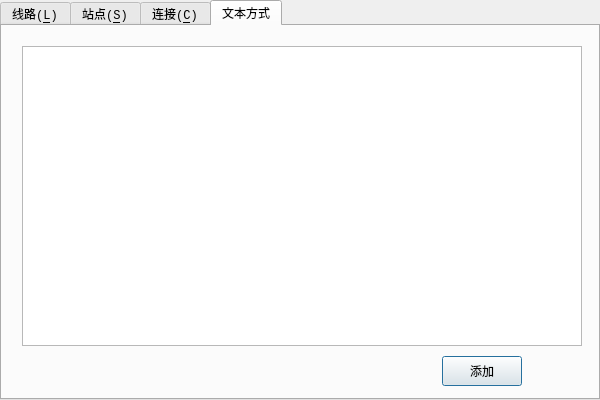
<?xml version="1.0" encoding="UTF-8"?>
<ui version="4.0">
 <class>ManageLines</class>
 <widget class="QDialog" name="ManageLines">
  <property name="enabled">
   <bool>true</bool>
  </property>
  <property name="geometry">
   <rect>
    <x>0</x>
    <y>0</y>
    <width>600</width>
    <height>400</height>
   </rect>
  </property>
  <property name="font">
   <font>
    <family>Consolas</family>
   </font>
  </property>
  <property name="windowTitle">
   <string>添加</string>
  </property>
  <property name="windowIcon">
   <iconset resource="resource.qrc">
    <normaloff>:/icon/icon/add.png</normaloff>:/icon/icon/add.png</iconset>
  </property>
  <widget class="QTabWidget" name="tabWidget">
   <property name="enabled">
    <bool>true</bool>
   </property>
   <property name="geometry">
    <rect>
     <x>0</x>
     <y>0</y>
     <width>600</width>
     <height>400</height>
    </rect>
   </property>
   <property name="tabPosition">
    <enum>QTabWidget::North</enum>
   </property>
   <property name="tabShape">
    <enum>QTabWidget::Rounded</enum>
   </property>
   <property name="currentIndex">
    <number>3</number>
   </property>
   <property name="elideMode">
    <enum>Qt::ElideNone</enum>
   </property>
   <widget class="QWidget" name="tabAddLine">
    <property name="font">
     <font>
      <family>Consolas</family>
     </font>
    </property>
    <attribute name="icon">
     <iconset resource="resource.qrc">
      <normaloff>:/icon/icon/subway.png</normaloff>:/icon/icon/subway.png</iconset>
    </attribute>
    <attribute name="title">
     <string>线路(&amp;L)</string>
    </attribute>
    <widget class="QLabel" name="label">
     <property name="geometry">
      <rect>
       <x>20</x>
       <y>20</y>
       <width>560</width>
       <height>160</height>
      </rect>
     </property>
     <property name="font">
      <font>
       <family>Consolas</family>
      </font>
     </property>
     <property name="text">
      <string>&lt;html&gt;&lt;head/&gt;&lt;body&gt;&lt;p&gt;&lt;span style=&quot; font-weight:600;&quot;&gt;提示：&lt;/span&gt;新增线路方法&lt;/p&gt;&lt;p&gt;1.先添加新线路信息；&lt;/p&gt;&lt;p&gt;2.然后在工具【站点】中添加线路站点；&lt;/p&gt;&lt;p&gt;3.最后在工具【连接】中确定站点连接关系；&lt;/p&gt;&lt;p&gt;4.也可以用文本方式简单快捷添加，格式需规范。&lt;/p&gt;&lt;/body&gt;&lt;/html&gt;</string>
     </property>
    </widget>
    <widget class="QLabel" name="label_3">
     <property name="geometry">
      <rect>
       <x>20</x>
       <y>200</y>
       <width>80</width>
       <height>20</height>
      </rect>
     </property>
     <property name="text">
      <string>线路名称(&amp;N)：</string>
     </property>
     <property name="buddy">
      <cstring>lineEditLineName</cstring>
     </property>
    </widget>
    <widget class="QLineEdit" name="lineEditLineName">
     <property name="geometry">
      <rect>
       <x>120</x>
       <y>200</y>
       <width>80</width>
       <height>20</height>
      </rect>
     </property>
     <property name="placeholderText">
      <string>请输入线路名</string>
     </property>
    </widget>
    <widget class="QPushButton" name="pushButtonAddLine">
     <property name="geometry">
      <rect>
       <x>440</x>
       <y>320</y>
       <width>80</width>
       <height>30</height>
      </rect>
     </property>
     <property name="minimumSize">
      <size>
       <width>0</width>
       <height>0</height>
      </size>
     </property>
     <property name="font">
      <font>
       <family>Consolas</family>
      </font>
     </property>
     <property name="text">
      <string>添加线路</string>
     </property>
     <property name="default">
      <bool>true</bool>
     </property>
    </widget>
    <widget class="QLabel" name="label_8">
     <property name="geometry">
      <rect>
       <x>20</x>
       <y>240</y>
       <width>80</width>
       <height>20</height>
      </rect>
     </property>
     <property name="text">
      <string>线路颜色(&amp;C)：</string>
     </property>
     <property name="buddy">
      <cstring>pushButtonChooseColor</cstring>
     </property>
    </widget>
    <widget class="QPushButton" name="pushButtonChooseColor">
     <property name="geometry">
      <rect>
       <x>120</x>
       <y>240</y>
       <width>80</width>
       <height>20</height>
      </rect>
     </property>
     <property name="minimumSize">
      <size>
       <width>0</width>
       <height>0</height>
      </size>
     </property>
     <property name="maximumSize">
      <size>
       <width>16777215</width>
       <height>16777215</height>
      </size>
     </property>
     <property name="font">
      <font>
       <family>Consolas</family>
      </font>
     </property>
     <property name="text">
      <string>拾取颜色</string>
     </property>
    </widget>
    <widget class="QTextBrowser" name="textBrowserAddLine">
     <property name="enabled">
      <bool>false</bool>
     </property>
     <property name="geometry">
      <rect>
       <x>400</x>
       <y>200</y>
       <width>140</width>
       <height>60</height>
      </rect>
     </property>
    </widget>
    <widget class="QLabel" name="label_21">
     <property name="geometry">
      <rect>
       <x>400</x>
       <y>180</y>
       <width>80</width>
       <height>20</height>
      </rect>
     </property>
     <property name="text">
      <string>添加信息：</string>
     </property>
    </widget>
   </widget>
   <widget class="QWidget" name="tabAddStation">
    <attribute name="icon">
     <iconset resource="resource.qrc">
      <normaloff>:/icon/icon/station.png</normaloff>:/icon/icon/station.png</iconset>
    </attribute>
    <attribute name="title">
     <string>站点(&amp;S)</string>
    </attribute>
    <widget class="QDoubleSpinBox" name="doubleSpinBoxLatitude">
     <property name="geometry">
      <rect>
       <x>70</x>
       <y>160</y>
       <width>88</width>
       <height>20</height>
      </rect>
     </property>
     <property name="minimumSize">
      <size>
       <width>85</width>
       <height>20</height>
      </size>
     </property>
     <property name="decimals">
      <number>7</number>
     </property>
     <property name="minimum">
      <double>30.000000000000000</double>
     </property>
     <property name="maximum">
      <double>32.000000000000000</double>
     </property>
     <property name="singleStep">
      <double>0.100000000000000</double>
     </property>
     <property name="value">
      <double>30.000000000000000</double>
     </property>
    </widget>
    <widget class="QLabel" name="labelLatitude">
     <property name="geometry">
      <rect>
       <x>20</x>
       <y>160</y>
       <width>35</width>
       <height>20</height>
      </rect>
     </property>
     <property name="minimumSize">
      <size>
       <width>35</width>
       <height>20</height>
      </size>
     </property>
     <property name="font">
      <font>
       <family>Consolas</family>
      </font>
     </property>
     <property name="text">
      <string>北纬&amp;N</string>
     </property>
     <property name="buddy">
      <cstring>doubleSpinBoxLatitude</cstring>
     </property>
    </widget>
    <widget class="QLabel" name="labelLongitude">
     <property name="geometry">
      <rect>
       <x>20</x>
       <y>130</y>
       <width>35</width>
       <height>20</height>
      </rect>
     </property>
     <property name="minimumSize">
      <size>
       <width>35</width>
       <height>20</height>
      </size>
     </property>
     <property name="font">
      <font>
       <family>Consolas</family>
      </font>
     </property>
     <property name="text">
      <string>东经&amp;E</string>
     </property>
     <property name="buddy">
      <cstring>doubleSpinBoxLongitude</cstring>
     </property>
    </widget>
    <widget class="QDoubleSpinBox" name="doubleSpinBoxLongitude">
     <property name="geometry">
      <rect>
       <x>70</x>
       <y>130</y>
       <width>89</width>
       <height>20</height>
      </rect>
     </property>
     <property name="minimumSize">
      <size>
       <width>85</width>
       <height>20</height>
      </size>
     </property>
     <property name="decimals">
      <number>7</number>
     </property>
     <property name="minimum">
      <double>120.000000000000000</double>
     </property>
     <property name="maximum">
      <double>122.000000000000000</double>
     </property>
     <property name="singleStep">
      <double>0.100000000000000</double>
     </property>
     <property name="value">
      <double>120.000000000000000</double>
     </property>
    </widget>
    <widget class="QLineEdit" name="lineEditStationName">
     <property name="geometry">
      <rect>
       <x>20</x>
       <y>50</y>
       <width>80</width>
       <height>20</height>
      </rect>
     </property>
     <property name="minimumSize">
      <size>
       <width>0</width>
       <height>0</height>
      </size>
     </property>
     <property name="maximumSize">
      <size>
       <width>16777215</width>
       <height>16777215</height>
      </size>
     </property>
     <property name="font">
      <font>
       <family>Consolas</family>
      </font>
     </property>
     <property name="text">
      <string/>
     </property>
     <property name="placeholderText">
      <string>添加站点名</string>
     </property>
    </widget>
    <widget class="QTextBrowser" name="textBrowserLinesSelected">
     <property name="enabled">
      <bool>false</bool>
     </property>
     <property name="geometry">
      <rect>
       <x>440</x>
       <y>50</y>
       <width>140</width>
       <height>140</height>
      </rect>
     </property>
    </widget>
    <widget class="QLabel" name="label_4">
     <property name="geometry">
      <rect>
       <x>20</x>
       <y>20</y>
       <width>80</width>
       <height>20</height>
      </rect>
     </property>
     <property name="text">
      <string>站点名称(&amp;N)：</string>
     </property>
     <property name="buddy">
      <cstring>lineEditStationName</cstring>
     </property>
    </widget>
    <widget class="QLabel" name="label_9">
     <property name="geometry">
      <rect>
       <x>20</x>
       <y>100</y>
       <width>80</width>
       <height>20</height>
      </rect>
     </property>
     <property name="text">
      <string>地理坐标(&amp;P)：</string>
     </property>
     <property name="buddy">
      <cstring>doubleSpinBoxLongitude</cstring>
     </property>
    </widget>
    <widget class="QLabel" name="label_10">
     <property name="geometry">
      <rect>
       <x>440</x>
       <y>20</y>
       <width>80</width>
       <height>20</height>
      </rect>
     </property>
     <property name="text">
      <string>已选择：</string>
     </property>
    </widget>
    <widget class="QPushButton" name="pushButtonAddStation">
     <property name="geometry">
      <rect>
       <x>440</x>
       <y>330</y>
       <width>80</width>
       <height>30</height>
      </rect>
     </property>
     <property name="minimumSize">
      <size>
       <width>0</width>
       <height>0</height>
      </size>
     </property>
     <property name="font">
      <font>
       <family>Consolas</family>
      </font>
     </property>
     <property name="text">
      <string>添加站点</string>
     </property>
     <property name="default">
      <bool>true</bool>
     </property>
    </widget>
    <widget class="QLabel" name="label_11">
     <property name="geometry">
      <rect>
       <x>200</x>
       <y>20</y>
       <width>200</width>
       <height>20</height>
      </rect>
     </property>
     <property name="text">
      <string>选择 添加到线路：</string>
     </property>
    </widget>
    <widget class="QLabel" name="label_22">
     <property name="geometry">
      <rect>
       <x>440</x>
       <y>200</y>
       <width>80</width>
       <height>20</height>
      </rect>
     </property>
     <property name="text">
      <string>添加信息：</string>
     </property>
    </widget>
    <widget class="QTextBrowser" name="textBrowserAddStaiton">
     <property name="enabled">
      <bool>false</bool>
     </property>
     <property name="geometry">
      <rect>
       <x>440</x>
       <y>230</y>
       <width>140</width>
       <height>91</height>
      </rect>
     </property>
    </widget>
    <widget class="QLabel" name="label_23">
     <property name="geometry">
      <rect>
       <x>20</x>
       <y>200</y>
       <width>160</width>
       <height>80</height>
      </rect>
     </property>
     <property name="text">
      <string>&lt;html&gt;&lt;head/&gt;&lt;body&gt;&lt;p&gt;有效范围:&lt;/p&gt;&lt;p&gt;min [ 120.0 , 30.0 ]&lt;/p&gt;&lt;p&gt;max [ 122.0 , 32.0 ]&lt;/p&gt;&lt;p&gt;&lt;br/&gt;&lt;/p&gt;&lt;/body&gt;&lt;/html&gt;</string>
     </property>
    </widget>
    <widget class="QListWidget" name="listWidget">
     <property name="geometry">
      <rect>
       <x>200</x>
       <y>50</y>
       <width>200</width>
       <height>270</height>
      </rect>
     </property>
    </widget>
   </widget>
   <widget class="QWidget" name="tabAddConnection">
    <property name="enabled">
     <bool>true</bool>
    </property>
    <attribute name="icon">
     <iconset resource="resource.qrc">
      <normaloff>:/icon/icon/connect.png</normaloff>:/icon/icon/connect.png</iconset>
    </attribute>
    <attribute name="title">
     <string>连接(&amp;C)</string>
    </attribute>
    <widget class="QComboBox" name="comboBoxConnectStation1">
     <property name="enabled">
      <bool>true</bool>
     </property>
     <property name="geometry">
      <rect>
       <x>100</x>
       <y>170</y>
       <width>100</width>
       <height>20</height>
      </rect>
     </property>
     <property name="minimumSize">
      <size>
       <width>0</width>
       <height>0</height>
      </size>
     </property>
     <property name="maximumSize">
      <size>
       <width>16777215</width>
       <height>16777215</height>
      </size>
     </property>
     <property name="font">
      <font>
       <family>Consolas</family>
      </font>
     </property>
     <property name="editable">
      <bool>true</bool>
     </property>
     <property name="currentIndex">
      <number>-1</number>
     </property>
    </widget>
    <widget class="QLabel" name="label_5">
     <property name="geometry">
      <rect>
       <x>20</x>
       <y>170</y>
       <width>80</width>
       <height>20</height>
      </rect>
     </property>
     <property name="text">
      <string>站点1(&amp;O)：</string>
     </property>
     <property name="buddy">
      <cstring>comboBoxConnectStation1</cstring>
     </property>
    </widget>
    <widget class="QLabel" name="label_6">
     <property name="geometry">
      <rect>
       <x>20</x>
       <y>210</y>
       <width>80</width>
       <height>20</height>
      </rect>
     </property>
     <property name="text">
      <string>站点2(&amp;T)：</string>
     </property>
     <property name="buddy">
      <cstring>comboBoxConnectStation2</cstring>
     </property>
    </widget>
    <widget class="QComboBox" name="comboBoxConnectStation2">
     <property name="geometry">
      <rect>
       <x>100</x>
       <y>210</y>
       <width>100</width>
       <height>20</height>
      </rect>
     </property>
     <property name="minimumSize">
      <size>
       <width>0</width>
       <height>0</height>
      </size>
     </property>
     <property name="maximumSize">
      <size>
       <width>16777215</width>
       <height>16777215</height>
      </size>
     </property>
     <property name="font">
      <font>
       <family>Consolas</family>
      </font>
     </property>
     <property name="editable">
      <bool>true</bool>
     </property>
    </widget>
    <widget class="QPushButton" name="pushButtonConnect">
     <property name="geometry">
      <rect>
       <x>100</x>
       <y>290</y>
       <width>80</width>
       <height>30</height>
      </rect>
     </property>
     <property name="minimumSize">
      <size>
       <width>0</width>
       <height>0</height>
      </size>
     </property>
     <property name="font">
      <font>
       <family>Consolas</family>
      </font>
     </property>
     <property name="text">
      <string>连接</string>
     </property>
     <property name="default">
      <bool>true</bool>
     </property>
    </widget>
    <widget class="QLabel" name="label_7">
     <property name="geometry">
      <rect>
       <x>20</x>
       <y>250</y>
       <width>80</width>
       <height>20</height>
      </rect>
     </property>
     <property name="text">
      <string>所属线路(&amp;L)：</string>
     </property>
     <property name="buddy">
      <cstring>comboBoxConnectLine</cstring>
     </property>
    </widget>
    <widget class="QComboBox" name="comboBoxConnectLine">
     <property name="geometry">
      <rect>
       <x>100</x>
       <y>250</y>
       <width>100</width>
       <height>20</height>
      </rect>
     </property>
     <property name="minimumSize">
      <size>
       <width>0</width>
       <height>0</height>
      </size>
     </property>
     <property name="maximumSize">
      <size>
       <width>16777215</width>
       <height>16777215</height>
      </size>
     </property>
     <property name="font">
      <font>
       <family>Consolas</family>
      </font>
     </property>
     <property name="editable">
      <bool>true</bool>
     </property>
    </widget>
    <widget class="QLabel" name="label_2">
     <property name="geometry">
      <rect>
       <x>20</x>
       <y>20</y>
       <width>560</width>
       <height>100</height>
      </rect>
     </property>
     <property name="text">
      <string>&lt;html&gt;&lt;head/&gt;&lt;body&gt;&lt;p&gt;&lt;span style=&quot; font-weight:600;&quot;&gt;提示：&lt;/span&gt;连接站点&lt;/p&gt;&lt;p&gt;1.连接“站点1”和“站点2”为一条边；&lt;/p&gt;&lt;p&gt;2.“站点1”和“站点2”属于同一条线路中的不同站点；&lt;/p&gt;&lt;p&gt;3.站点及线路选择可以选择也可直接输入。&lt;/p&gt;&lt;/body&gt;&lt;/html&gt;</string>
     </property>
    </widget>
   </widget>
   <widget class="QWidget" name="tabAddByText">
    <attribute name="title">
     <string>文本方式</string>
    </attribute>
    <widget class="QTextEdit" name="textEdit">
     <property name="geometry">
      <rect>
       <x>20</x>
       <y>20</y>
       <width>560</width>
       <height>300</height>
      </rect>
     </property>
    </widget>
    <widget class="QPushButton" name="pushButtonAddByText">
     <property name="geometry">
      <rect>
       <x>440</x>
       <y>330</y>
       <width>80</width>
       <height>30</height>
      </rect>
     </property>
     <property name="minimumSize">
      <size>
       <width>0</width>
       <height>0</height>
      </size>
     </property>
     <property name="font">
      <font>
       <family>Consolas</family>
      </font>
     </property>
     <property name="text">
      <string>添加</string>
     </property>
     <property name="default">
      <bool>true</bool>
     </property>
    </widget>
   </widget>
  </widget>
 </widget>
 <resources>
  <include location="resource.qrc"/>
 </resources>
 <connections/>
</ui>
